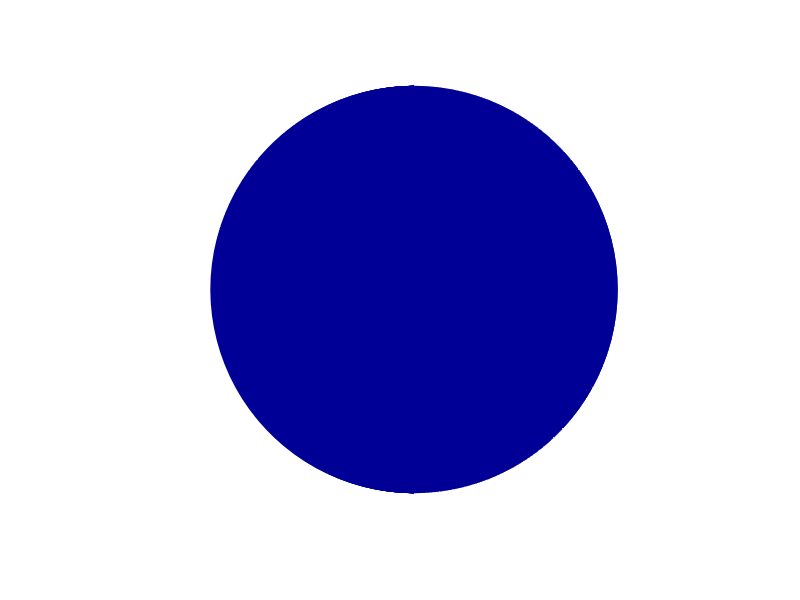

Source code (MATLAB): (Note: this script raises an error after producing the figure.)
global r0 R c a d D N M f;
global SA VOL LGTH brch; 
global SAtip VOLtip;
global Diamhr Vh Vhtip SAh SAhtip cth freq_leaves;
global G_prim L_prim lh
global xi lambda count col ct tipdiam; 
global LFT RGT stp PT;
global CV1 CV2 BK Volcore;

Volcore = 0;

%%%%%%%%%%%%%%%%%%%%%%%%%
%Cell and branch geometry
%%%%%%%%%%%%%%%%%%%%%%%%%
%Number of primary branches P;
P = 1;

%Radius of the soma r0;
r0 = 5;

%Maximum basic length of a segment along the primary branch;
c = 25*rand;

%Variability added to the basic length for each segment along promary branch;
R = 10*rand;

%exponent in the diameter rule (in case we want to use anything besides the 3/2 rule);
a = 3/2;

%max allowable number of branch points along a primary branch;
M = 15;

%max allowable number of subsequent branch levels on secondary branches;
N = 12;

%color coding for branch level, jet color map (blue to red)
col = [0.00	0.00	0.59
0.00	0.00	0.94
0.00	0.36	1.00
0.00	0.75	1.00
0.13	1.00	0.91
0.56	1.00	0.44
0.88	1.00	0.12
1.00	0.69	0.00
1.00	0.25	0.00
0.87	0.00	0.00
0.50	0.00	0.00
0.50	0.00	0.00];


%create diameter vectors;
%D are the diameters of the M+1 segments along the primary branch;
%d are the diameters of the M secondary branches;
D = zeros(M+1,1);
d = zeros(M,1);

%initialize the diamter of the primary branch at the exit form the soma;
D(1) = 5;

%fraction bias in the 3/2 rule (random for each cell between 1 and 1.5);
f = 1+0.5*rand;

%calculate diameters using the a=3/2 rule, and the bias fraction f;
for k = 1:M  
    D(k+1) = f*D(k)/((1+f^a)^(1/a));
    d(k) = D(k)/((1+f^a)^(1/a));
end



%%%%%%%%%%%%%%%%%%%%%%%%%%%%%%%
%Leaf distribution and measures
%%%%%%%%%%%%%%%%%%%%%%%%%%%%%%%
%distance between leaves
freq_leaves = 5+3*rand;
%leaf length
lh = 0.7;

%initialize Surface Area (SA) and Volume (V) of leaves and their tips;
SAh = 0;
SAhtip = 0;
Vh = 0;
Vhtip = 0;

%initialize leaf counter and vector for leaf diameters;
cth = 1;
Diamhr = zeros(50000,1);

%%%%%%%%%%%%%%%%%%%%%%%%%%%%
%Initializing cell measures
%%%%%%%%%%%%%%%%%%%%%%%%%%%%

%vector for number of branches per generation;
gn = zeros(N+1,1); 

%vector for total length per generation;
lg = zeros(N+1,1);

%reserve a large enough vector to record branch tip diameters (only the nonzero entries
%will be included in the statistical evauation)
tipdiam = zeros(7*2^N,1);
%initialize count for tipdiam (will increase each time a branch tip is reached;
ct = 1;

%total surface area of the branching tree and tips;
SFA = zeros(M+N,1);
SFAtip = 0;

%total cell volume of the branching tree and tips;
VOLM = zeros(M+N,1);
VOLMtip = 0;

%total branch length;
LENGTH = 0;
 
%number of branch points;
BR = 0; 

XI = zeros(M,P);
LAMBDA = zeros(M,P);
COUNT = 0;

%cover parameters; 
LFT = -200; RGT = 200;
stp = 2;
PT = floor((RGT-LFT)/stp)+1;
CV1 = zeros(PT,PT,PT);
CV2 = zeros(PT,PT,PT);
BK = 1;


%fix frame size and camera angle;
figure;
az = pi*(rand-0.5);
el = pi*(rand-0.5);
%axis([-100 100 -100 100 -100 100]);
hold on;
axis square;
view(az,el);
axis off;

%plot the soma;
[x,y,z] = sphere(50); surf(r0*x,r0*y,r0*z,'FaceColor',[0 0 0.59],'EdgeColor',[0 0 0.59]);
hold on;

%start with P branches in the first generation;
gn(1) = P;

for primbr = 1:P;
        %directions of the primary branches (chosen randomly);
        U = 0.5*[1 1 1];
        V = rand(3,1)-U';
        U1 = V/norm(V);

        %call the subroutine that builds each primary branch;
        %all branch measures are computed, values are brought in as global variables, 
        %and used to update the cell-wide measures;

        primary_branch_cube_cover(U1);
        %number of branches per level;
        gn = gn + G_prim;
        %total length per level;
        lg = lg + L_prim;
        
        %surface area;
        SFA(:) = SFA(:) + SA(:);
        SFAtip = SFAtip + SAtip;
        %volume;
        VOLM(:) = VOLM(:) + VOL(:);
        VOLMtip = VOLMtip + VOLtip;
        %total branch length;
        LENGTH = LENGTH + LGTH;
        %number of branch points;
        BR = BR + brch;
        %lengths of secondary segments;
        XI(:,1) = xi;
        %lengths of primary segments;
        LAMBDA(:,1) = lambda;
        %total number of secondary branches (for the chi stats);
        COUNT = COUNT + count;

end

%plot frame with sizing vectors;
px=[70 70 70];
vx=[20 0 0];
drawVector(px, vx, 'cyan', 1);
axis equal;

pz=[70 70 70];
vz=[0 0 20];
drawVector(pz, vz, 'black', 1);
axis equal;

py=[70 70 70];
vy=[0 20 0];
drawVector(py, vy, 'red', 1);
axis equal;

% figure;
% az = pi*(rand-0.5);
% el = pi*(rand-0.5);
% axis([-100 100 -100 100 -100 100]);
% hold on;
% axis square;
% view(az,el);
% axis off;
    x = LFT:stp:RGT;
    y = LFT:stp:RGT;
    z = LFT:stp:RGT;
hold on;
     for i = 1:PT
         for j = 1:PT
             for k = 1:PT
                if (CV2(i,j,k)>0)
                    plotcube([stp stp stp],[x(i) y(j) z(k)],0.1,'r');
                end
             end
         end
     end
%plot frame with sizing vectors;
px=[70 70 70];
vx=[20 0 0];
drawVector(px, vx, 'cyan', 1);
axis equal;

pz=[70 70 70];
vz=[0 0 20];
drawVector(pz, vz, 'black', 1);
axis equal;

py=[70 70 70];
vy=[0 20 0];
drawVector(py, vy, 'red', 1);
axis equal;

%%
%%%%%%%%%%%%%%%%%%%%%%%%%%%%%%%
%PRINT COVER GENERATED MEASURES
%%%%%%%%%%%%%%%%%%%%%%%%%%%%%%%
   
%Bindocci paper estimate of core volume fraction
(4*pi*5^3/3+Volcore)/(4*pi*5^3/3+sum(VOLM+VOLMtip))

%Medvedev estimate of GV fraction
(sum(VOLM)-Volcore)/length(find(CV2(:)))/stp^3

